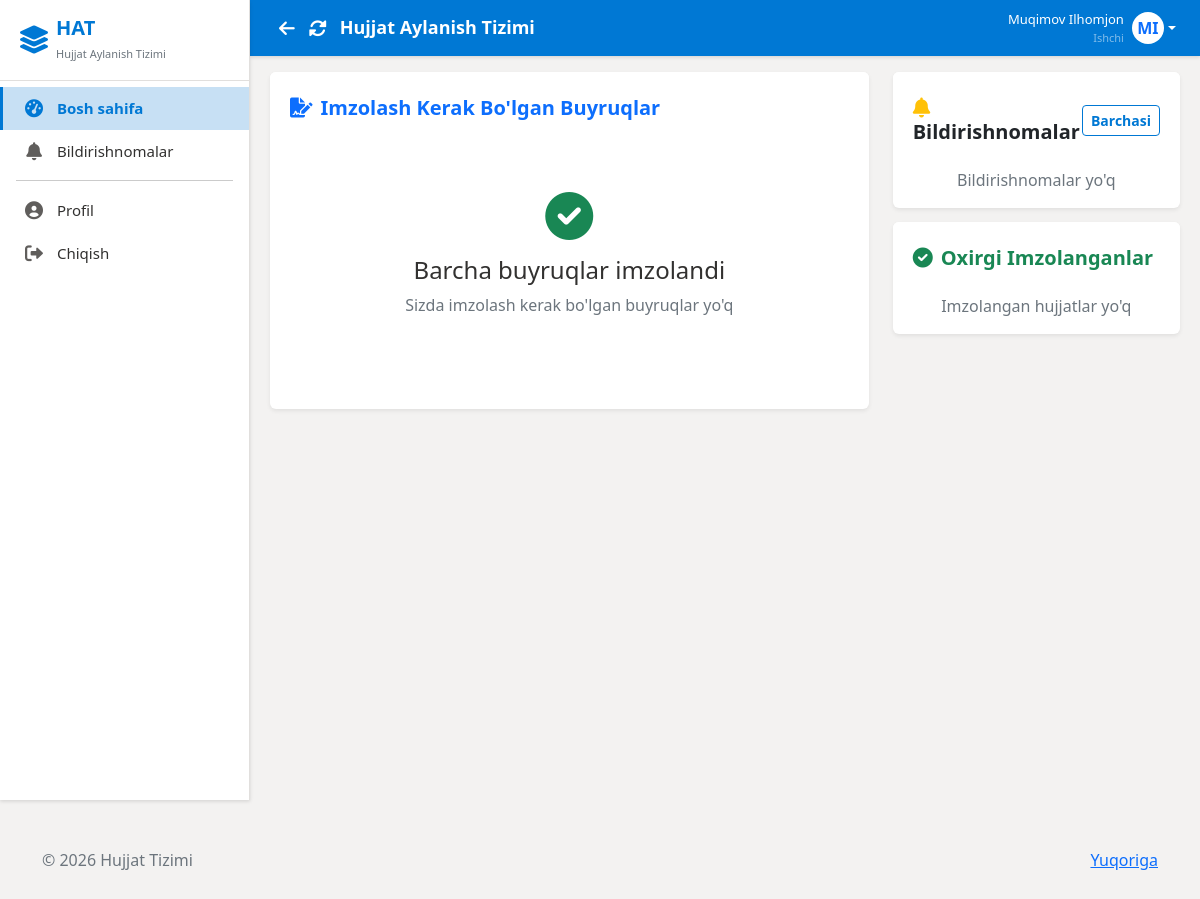
/dashboard/ (signed in), run on an earlier commit of the app's database.
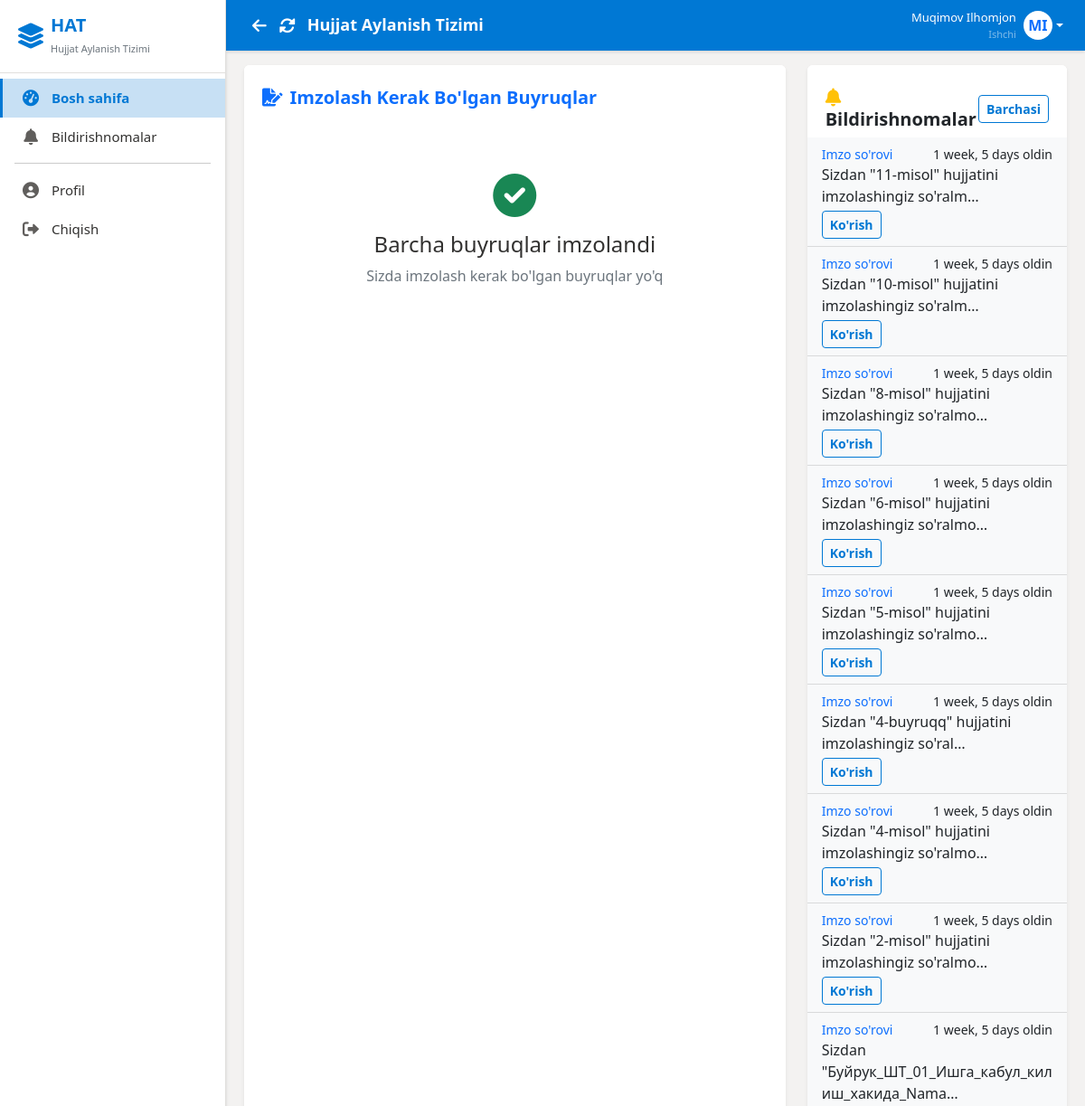
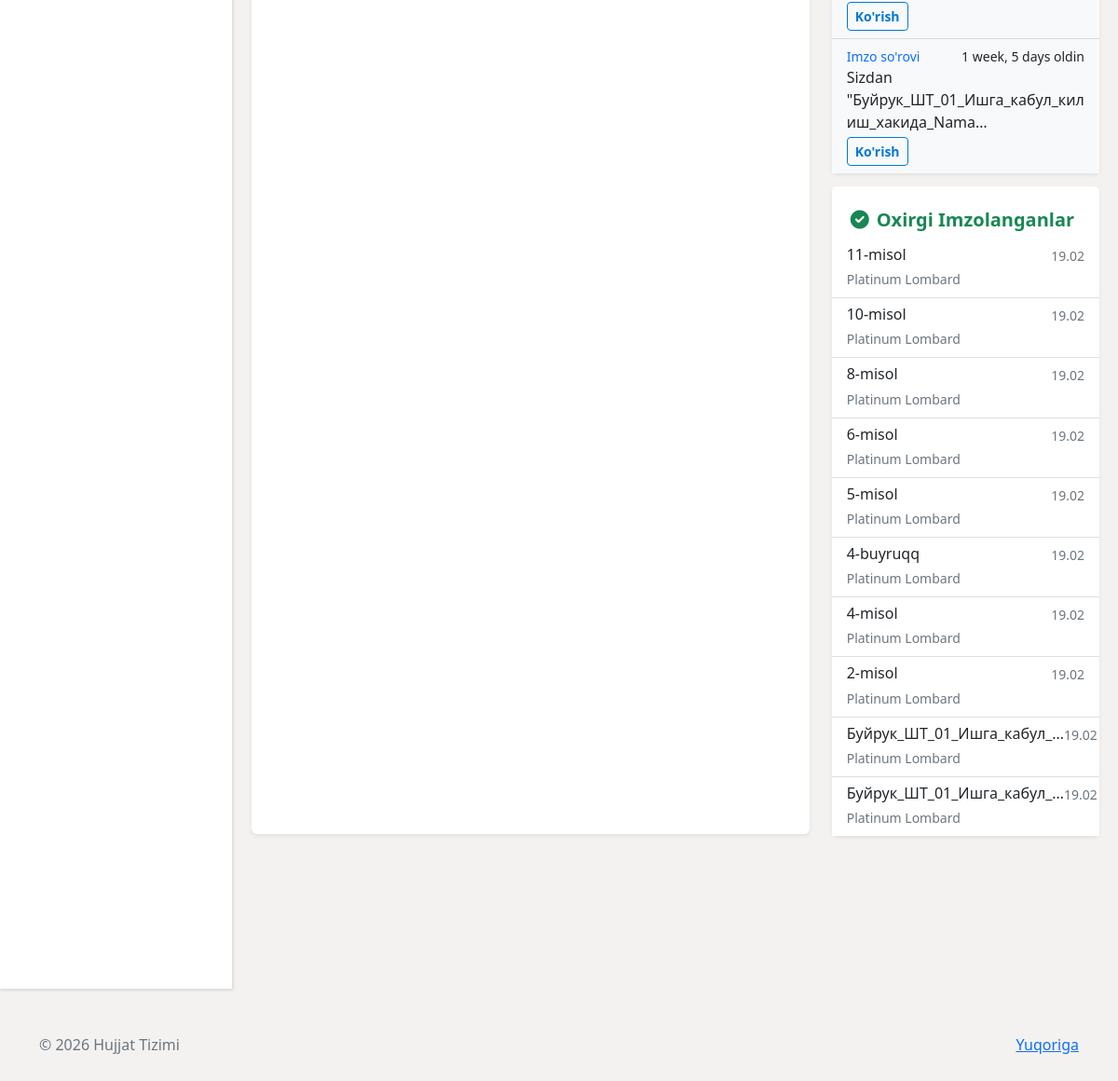
And on a later commit of the database (2 pictures, top to bottom).
### documents/models.py (models this page shows, shortened)
class Notification(models.Model):
    NOTIFICATION_TYPES = (
        ('signature_request', 'Imzo so\'rovi'),
        ('document_signed', 'Hujjat imzolandi'),
        ('status_changed', 'Holat o\'zgardi'),
    )
    user = models.ForeignKey('users.CustomUser', on_delete=models.CASCADE, related_name='notifications')
    notification_type = models.CharField(max_length=30, choices=NOTIFICATION_TYPES)
    order = models.ForeignKey(Order, on_delete=models.CASCADE, related_name='notifications', null=True, blank=True)
    message = models.TextField()
    read = models.BooleanField(default=False)
    created_at = models.DateTimeField(auto_now_add=True)
    class Meta:
        verbose_name = 'Bildirishnoma'
        verbose_name_plural = 'Bildirishnomalar'
        ordering = ['-created_at']

class OrderSignature(models.Model):
    order = models.ForeignKey(Order, on_delete=models.CASCADE, related_name='signatures')
    user = models.ForeignKey('users.CustomUser', on_delete=models.CASCADE, related_name='order_signatures')
    order_number = models.PositiveIntegerField(verbose_name='Imzo tartibi')
    signature_image = models.ImageField(upload_to='order_signatures/%Y/%m/%d/', null=True, blank=True)
    qr_code = models.ImageField(upload_to='qr_codes/%Y/%m/%d/', null=True, blank=True)
    signed = models.BooleanField(default=False, verbose_name='Imzolandi')
    signed_at = models.DateTimeField(null=True, blank=True, verbose_name='Imzolangan vaqt')
    comment = models.TextField(blank=True, verbose_name='Izoh')
    created_at = models.DateTimeField(auto_now_add=True)
    class Meta:
        verbose_name = 'Buyruq imzo'
        verbose_name_plural = 'Buyruq imzolar'
        unique_together = ('order', 'user')
        ordering = ['order_number']

class Order(models.Model):
    STATUS_CHOICES = (
        ('draft', 'Qoralama'),
        ('pending', 'Imzolash kutilmoqda'),
        ('partial', 'Qisman imzolangan'),
        ('completed', 'To‘liq imzolangan'),
        ('rejected', 'Rad etilgan'),
        ('cancelled', 'Bekor qilingan'),
    )
    SIGNATURE_TYPES = (
        ('sequential', 'Ketma-ket'),
        ('parallel', 'Parallel'),
    )
    DOCUMENT_TYPES = (
        ('internal', 'Buyruq I/CH - Ichki hujjat'),
        ('external', 'Buyruq SH/T - Shartnoma/Tashqi hujjat'),
        ('official', 'Buyruq'),
        ('application', 'Ariza'),
    )
    title = models.CharField(max_length=255, verbose_name="Buyruq nomi/sarlavhasi")
    number = models.CharField(
        max_length=50,
        unique=True,
        verbose_name="Buyruq raqami",
        help_text="Masalan: 01-2025, BR-145/26 va h.k."
    )
    created_by = models.ForeignKey(
        'users.CustomUser',
        on_delete=models.SET_NULL,
        null=True,
        related_name='created_orders',
        verbose_name="Yaratgan xodim"
    )
    branch = models.ForeignKey(
        'users.Branch',
        on_delete=models.SET_NULL,
        null=True,
        blank=True,
        related_name='orders',
        verbose_name="Filial"
    )
    document_type = models.CharField(
        max_length=20,
        choices=DOCUMENT_TYPES,
        default='internal',
        verbose_name="Turi"
    )
    status = models.CharField(
        max_length=20,
        choices=STATUS_CHOICES,
        default='draft',
        verbose_name="Holati"
    )
    content = models.TextField(
        blank=True,
        verbose_name="Buyruq matni / mazmuni"
    )
    file = models.FileField(
        upload_to='orders/files/%Y/%m/',
        null=True,
        blank=True,
        verbose_name="Ilova qilingan fayl (PDF va boshq.)"
    )
    created_at = models.DateTimeField(auto_now_add=True, verbose_name="Yaratilgan vaqti")
    updated_at = models.DateTimeField(auto_now=True, verbose_name="O‘zgartirilgan vaqti")
    deadline = models.DateField(
        null=True,
        blank=True,
        verbose_name="Imzolash muddati"
    )
    signature_type = models.CharField(max_length=20, choices=SIGNATURE_TYPES, default='sequential')
    director_approved = models.BooleanField(default=False, verbose_name="Direktor tasdiqladi")
    director_approved_at = models.DateTimeField(null=True, blank=True, verbose_name="Direktor tasdiqlagan vaqt")
    final_qr_code = models.ImageField(upload_to='orders/final_qr/%Y/%m/', null=True, blank=True, verbose_name="Umumiy QR kod")
    stamped_file = models.FileField(upload_to='orders/stamped/%Y/%m/', null=True, blank=True, verbose_name="Pechatli PDF")
    additional_docs = models.ManyToManyField(
        'AdditionalDocument',
        blank=True,
        related_name='orders',
        verbose_name="Qo'shimcha hujjatlar"
    )
    class Meta:
        verbose_name = "Buyruq"
        verbose_name_plural = "Buyruqlar"
        ordering = ['-created_at']
        indexes = [
            models.Index(fields=['status', 'created_at']),
            models.Index(fields=['created_by']),
        ]

### users/models.py (models this page shows, shortened)
class Branch(models.Model):
    name = models.CharField(max_length=100, verbose_name='Branch Name')
    parent_branch = models.ForeignKey('self', null=True, blank=True, on_delete=models.SET_NULL, related_name='sub_branches', verbose_name='Parent Branch')
    created_at = models.DateTimeField(auto_now_add=True)
    class Meta:
        verbose_name = 'Branch'
        verbose_name_plural = 'Branches'

### users/views.py (the view, shortened to what this page needs)
# urls.py: path('dashboard/',      views.dashboard,            name='dashboard'),
@login_required
def dashboard(request):
    user = request.user
    unread_notifications = Notification.objects.filter(
        user=user,
        read=False
    ).count()
    if user.role == 'admin':
        branches = Branch.objects.all()
        recent_orders = Order.objects.all().order_by('-created_at')[:10]
        total_users = CustomUser.objects.count()
        admin_count = CustomUser.objects.filter(role='admin').count()
        employee_count = CustomUser.objects.filter(role='employee').count()
        document_pending = Order.objects.filter(status='pending').count()
        document_signed = Order.objects.filter(status='signed').count()
        document_total = Order.objects.count()
        all_orders = Order.objects.all().select_related('branch', 'created_by').order_by('-created_at')
        pending_orders = Order.objects.filter(status='pending').select_related('branch', 'created_by').order_by('-created_at')
        signed_orders = Order.objects.filter(status='signed').select_related('branch', 'created_by').order_by('-created_at')
        main_branches = Branch.objects.filter(parent_branch__isnull=True)
        context = {
            'document_pending': document_pending,
            'document_signed': document_signed,
            'document_total': document_total,
            'branches': branches,
            'recent_orders': recent_orders,
            'unread_notifications': unread_notifications,
            'user_role': 'admin',
            'total_users': total_users,
            'admin_count': admin_count,
            'employee_count': employee_count,
            'all_orders': all_orders,
            'pending_orders': pending_orders,
            'signed_orders': signed_orders,
        }
        return render(request, 'users/admin_dashboard.html', context)
    else:
        pending_signatures = OrderSignature.objects.filter(
            user=user,
            signed=False,
            order__status__in=['pending', 'partial']
        ).select_related('order', 'order__branch').order_by('-order__created_at')
        signed_documents = OrderSignature.objects.filter(
            user=user,
            signed=True
        ).select_related('order', 'order__branch').order_by('-signed_at')[:10]
        notifications_list = Notification.objects.filter(
            user=user
        ).select_related('order').order_by('-created_at')[:10]
        context = {
            'pending_signatures': pending_signatures,
            'signed_documents': signed_documents,
            'notifications': notifications_list,
            'unread_notifications': unread_notifications,
            'user_role': 'employee',
        }
        return render(request, 'users/employee_dashboard.html', context)

### users/context_processors.py (called while the page is built)
def sidebar_branches(request):
    branches = Branch.objects.select_related('parent_branch').prefetch_related('sub_branches')
    return {
        'sidebar_branches': branches
    }

### templates/users/employee_dashboard.html (shortened to what the changed rows need)
{% extends 'base.html' %}
{% block content %}
<div class="row">
    <div class="col-md-4">
        <div class="card border-0 shadow-sm mb-4">
            <div class="card-body p-0">
                <div class="list-group list-group-flush">
                    {% for notification in notifications %}
                    <div class="list-group-item {% if not notification.read %}bg-light{% endif %}">
                        <div class="d-flex w-100 justify-content-between">
                            <small class="text-primary">{{ notification.get_notification_type_display }}</small>
                            <small>{{ notification.created_at|timesince }} oldin</small>
                        </div>
                        <p class="mb-1">{{ notification.message|truncatechars:50 }}</p>
                        {% if notification.order %}
                        <a href="{% url 'order_detail' notification.order.id %}"
                            class="btn btn-sm btn-outline-primary btn-sm">
                            Ko'rish
                        </a>
                        {% endif %}
                    </div>
                    {% empty %}
                    <div class="text-center text-muted py-3">
                        Bildirishnomalar yo'q
                    </div>
                    {% endfor %}
                </div>
            </div>
        </div>
        <div class="card border-0 shadow-sm">
            <div class="card-body p-0">
                <div class="list-group list-group-flush">
                    {% for signature in signed_documents %}
                    <a href="{% url 'order_detail' signature.order.id %}"
                        class="list-group-item list-group-item-action">
                        <div class="d-flex w-100 justify-content-between">
                            <h6 class="mb-1">{{ signature.order.title|truncatechars:25 }}</h6>
                            <small class="text-muted">{{ signature.signed_at|date:"d.m" }}</small>
                        </div>
                        <small class="text-muted">{{ signature.order.branch.name }}</small>
                    </a>
                    {% empty %}
                    <div class="text-center text-muted py-3">
                        Imzolangan hujjatlar yo'q
                    </div>
                    {% endfor %}
                </div>
            </div>
        </div>
    </div>
</div>
{% endblock %}

What changed in the data, as far as the page shows it:
added Notification: notification_type "Imzo so'rovi", created_at "1 week, 5 days", message "Sizdan \"11-misol\" hujjatini imzolashingiz so'ralm…", shows "Ko'rish"
added Notification: notification_type "Imzo so'rovi", created_at "1 week, 5 days", message "Sizdan \"10-misol\" hujjatini imzolashingiz so'ralm…", shows "Ko'rish"
added Notification: notification_type "Imzo so'rovi", created_at "1 week, 5 days", message "Sizdan \"8-misol\" hujjatini imzolashingiz so'ralmo…", shows "Ko'rish"
added Notification: notification_type "Imzo so'rovi", created_at "1 week, 5 days", message "Sizdan \"6-misol\" hujjatini imzolashingiz so'ralmo…", shows "Ko'rish"
added Notification: notification_type "Imzo so'rovi", created_at "1 week, 5 days", message "Sizdan \"5-misol\" hujjatini imzolashingiz so'ralmo…", shows "Ko'rish"
added Notification: notification_type "Imzo so'rovi", created_at "1 week, 5 days", message "Sizdan \"4-buyruqq\" hujjatini imzolashingiz so'ral…", shows "Ko'rish"
added Notification: notification_type "Imzo so'rovi", created_at "1 week, 5 days", message "Sizdan \"4-misol\" hujjatini imzolashingiz so'ralmo…", shows "Ko'rish"
added Notification: notification_type "Imzo so'rovi", created_at "1 week, 5 days", message "Sizdan \"2-misol\" hujjatini imzolashingiz so'ralmo…", shows "Ko'rish"
added Notification: notification_type "Imzo so'rovi", created_at "1 week, 5 days", message "Sizdan \"Буйрук_ШТ_01_Ишга_кабул_килиш_хакида_Nama…", shows "Ko'rish"
added Notification: notification_type "Imzo so'rovi", created_at "1 week, 5 days", message "Sizdan \"Буйрук_ШТ_01_Ишга_кабул_килиш_хакида_Nama…", shows "Ko'rish"
added OrderSignature: order "11-misol", signed_at "19.02", order.branch.name "Platinum Lombard"
added OrderSignature: order "10-misol", signed_at "19.02", order.branch.name "Platinum Lombard"
added OrderSignature: order "8-misol", signed_at "19.02", order.branch.name "Platinum Lombard"
added OrderSignature: order "6-misol", signed_at "19.02", order.branch.name "Platinum Lombard"
added OrderSignature: order "5-misol", signed_at "19.02", order.branch.name "Platinum Lombard"
added OrderSignature: order "4-buyruqq", signed_at "19.02", order.branch.name "Platinum Lombard"
added OrderSignature: order "4-misol", signed_at "19.02", order.branch.name "Platinum Lombard"
added OrderSignature: order "2-misol", signed_at "19.02", order.branch.name "Platinum Lombard"
added OrderSignature: order "Буйрук_ШТ_01_Ишга_кабул_…", signed_at "19.02", order.branch.name "Platinum Lombard"
added OrderSignature: order "Буйрук_ШТ_01_Ишга_кабул_…", signed_at "19.02", order.branch.name "Platinum Lombard"
Also different on the page:
text no longer shown: "Bildirishnomalar yo'q Imzolangan hujjatlar yo'q"
